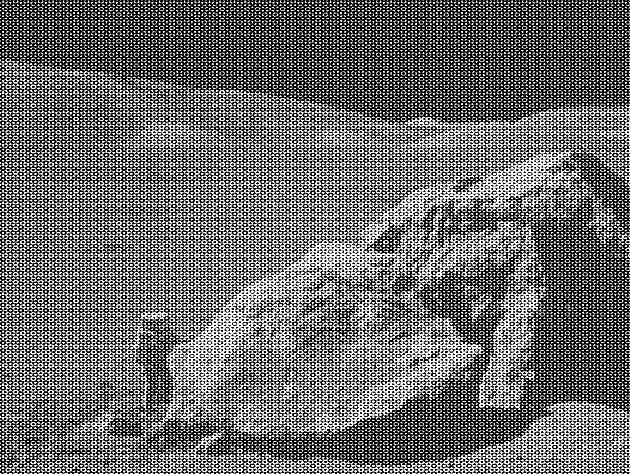
#> input picture moonlanding.png, 630 x 474 px
$ jupyter execute --allow-errors 09ex_Algorithms.ipynb   (shell and % lines are left out)
#> lines starting #> are read from the running program, lines starting #| are printed output that depends on the picture
1\. **Maximum wind speed prediction at the Sprogø station**

The exercise goal is to predict the maximum wind speed occurring every 50 years even if no measure exists for such a period. The available data are only measured over 21 years at the Sprogø meteorological station located in Denmark.

The annual maxima are supposed to fit a normal probability density function. However such function is not going to be estimated because it gives a probability from a wind speed maxima. Finding the maximum wind speed occurring every 50 years requires the opposite approach, the result needs to be found from a defined probability. That is the quantile function role and the exercise goal will be to find it. In the current model, it is supposed that the maximum wind speed occurring every 50 years is defined as the upper 2% quantile.

By definition, the quantile function is the inverse of the cumulative distribution function. The latter describes the probability distribution of an annual maxima. In the exercise, the cumulative probability $p_i$ for a given year i is defined as $p_i = i/(N+1)$ with $N = 21$, the number of measured years. Thus it will be possible to calculate the cumulative probability of every measured wind speed maxima. From those experimental points, the scipy.interpolate module will be very useful for fitting the quantile function. Finally the 50 years maxima is going to be evaluated from the cumulative probability of the 2% quantile.

Practically, load the dataset:

```python
import numpy as np
max_speeds = np.load('max-speeds.npy')
years_nb = max_speeds.shape[0]
```

Compute then the cumulative probability $p_i$ (`cprob`) and sort the maximum speeds from the data. Use then the  UnivariateSpline from scipy.interpolate to define a quantile function and thus estimate the probabilities.

In the current model, the maximum wind speed occurring every 50 years is defined as the upper 2% quantile. As a result, the cumulative probability value will be:

```python
fifty_prob = 1. - 0.02
```

So the storm wind speed occurring every 50 years can be guessed as:

``` python
fifty_wind = quantile_func(fifty_prob)
```

[cell 1]
import numpy as np
import matplotlib.pyplot as plt
from scipy.interpolate import UnivariateSpline

#> (a cell that did not finish here is left out)

[cell 3]
# some plotting to go along
fig = plt.figure(figsize=(8,6))
ax = plt.subplot2grid((1,1), loc=(0,0), fig=fig)
#> (the rest of this cell did not finish here and is left out)

2\. **Curve fitting of temperature in Alaska**

The temperature extremes in Alaska for each month, starting in January, are given by (in degrees Celcius):

max:  17,  19,  21,  28,  33,  38, 37,  37,  31,  23,  19,  18

min: -62, -59, -56, -46, -32, -18, -9, -13, -25, -46, -52, -58

* Plot these temperature extremes.
* Define a function that can describe min and max temperatures.
* Fit this function to the data with scipy.optimize.curve_fit().
* Plot the result. Is the fit reasonable? If not, why?
* Is the time offset for min and max temperatures the same within the fit accuracy?

[cell 4]
tmax = np.array([17, 19, 21, 28, 33, 38, 37, 37, 31, 23, 19, 18], dtype='float32')
tmin = np.array([-62, -59, -56, -46, -32, -18, -9, -13, -25, -46, -52, -58], dtype='float32')

[cell 5]
fig = plt.figure(figsize=(8,4))
ax = plt.subplot2grid((1,2), loc=(0,0), fig=fig)
ax.scatter(np.arange(tmax.shape[0]), tmax)
ax1 = plt.subplot2grid((1,2), loc=(0,1), fig=fig)
ax1.scatter(np.arange(tmin.shape[0]), tmin)
fig.tight_layout()

# defining a function
def f_fit(x, A, mu, sigma):
    return 1.0*A/(sigma*np.sqrt(2*np.pi))*np.exp(-0.5*((x-mu)*(x-mu))/(sigma*sigma))
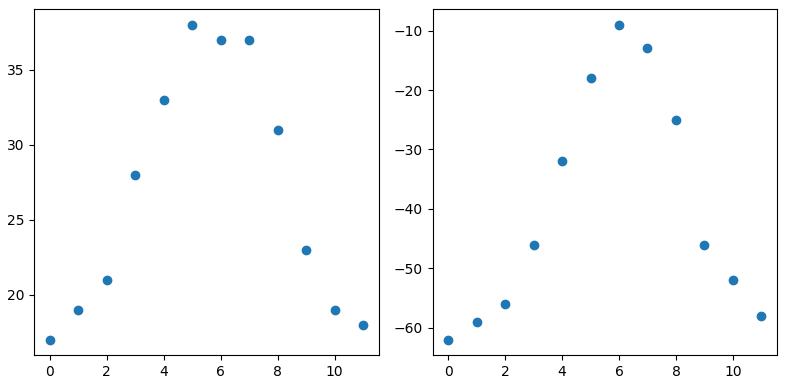
#> figure drawn by matplotlib, 2 panels

[cell 6]
from scipy import optimize
from scipy.stats import norm

# fitting the curves
fit_x = np.linspace(0,12,1000)
fit_params_max, fit_cov_max = optimize.curve_fit(f_fit, np.arange(tmin.shape[0]), tmax-np.min(tmax), p0=[35, 1, 1])
print("Max Fit\n\n",fit_params_max,'\n\n',fit_cov_max,'\n\n')
fit_params_min, fit_cov_min = optimize.curve_fit(f_fit, np.arange(tmin.shape[0]), tmin+np.abs(np.min(tmin)), p0=[35, 1, 1])
print("Min Fit\n\n",fit_params_min,'\n\n',fit_cov_min)

# plotting the data
fig = plt.figure(figsize=(8,4))
# max
ax = plt.subplot2grid((1,2), loc=(0,0), fig=fig)
ax.scatter(np.arange(tmax.shape[0]), tmax-np.min(tmax))
ax.plot(fit_x, f_fit(fit_x, *(fit_params_max)))
ax.set_xlabel("Month")
ax.set_ylabel(f"Max Temperature - {np.min(tmax)}$^\circ C$")
# min
ax1 = plt.subplot2grid((1,2), loc=(0,1), fig=fig)
ax1.scatter(np.arange(tmin.shape[0]), tmin+np.abs(np.min(tmin)))
ax1.plot(fit_x, f_fit(fit_x, *(fit_params_min)))
ax1.set_ylabel(f"Min Temperature + {np.abs(np.min(tmin))}$^\circ C$")
ax1.set_xlabel("Month")
# drawing
fig.tight_layout()
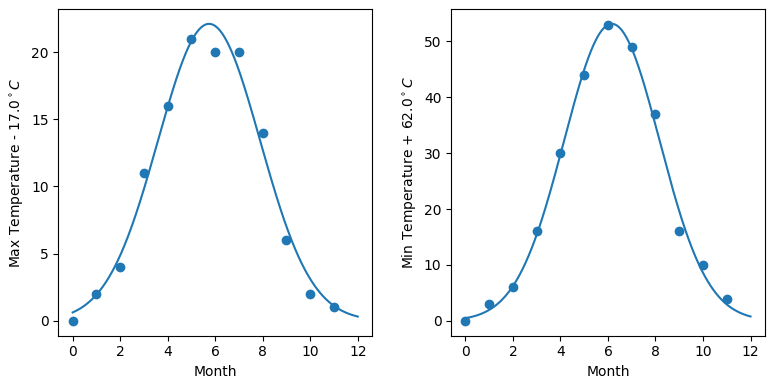
#> figure drawn by matplotlib, 2 panels; panel 1: curve peaks at x = 5.74, y = 22.1; panel 2: curve peaks at x = 6.16, y = 53.15

[cell 7]
# now considering the fit quality
mean_max = fit_params_max[1]
sigma_mean_max = np.sqrt(fit_cov_max.diagonal()[1])
mean_min = fit_params_min[1]
sigma_mean_min = np.sqrt(fit_cov_min.diagonal()[1])
# checking compatibility of the max to see if it is centered
minmax_diff = np.abs(mean_min - mean_max)
sigma_diff = np.sqrt(fit_cov_max.diagonal()[1] + fit_cov_min.diagonal()[1])
compat = minmax_diff / sigma_diff
print("Compatibility is:",compat)
# drawing
plt.plot(fit_x, f_fit(fit_x, 1, fit_params_min[1], fit_params_min[2]))
plt.plot(fit_x, f_fit(fit_x, 1, fit_params_max[1], fit_params_max[2]))
plt.axvspan(mean_min-sigma_mean_min, mean_min+sigma_mean_min, alpha=0.4, color='red')
plt.axvspan(mean_max-sigma_mean_max, mean_max+sigma_mean_max, alpha=0.4, color='green')
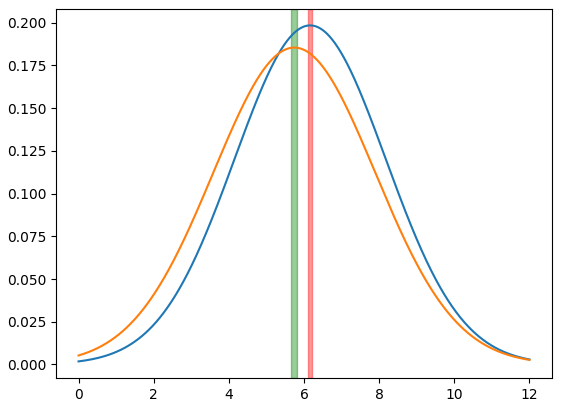
#> figure drawn by matplotlib, 1 panel; curve peaks at x = 6.16, y = 0.198; curve peaks at x = 5.74, y = 0.185

The time offset are not compatible between the two fits.

3\. **2D minimization of a six-hump camelback function**

$$
f(x,y) = \left(4-2.1x^2+\frac{x^4}{3} \right) x^2 +xy + (4y^2 -4)y^2
$$

has multiple global and local minima. Find the global minima of this function.

Hints:

* Variables can be restricted to $-2 < x < 2$ and $-1 < y < 1$.
* Use numpy.meshgrid() and pylab.imshow() to find visually the regions.
* Use scipy.optimize.minimize(), optionally trying out several of its methods.

How many global minima are there, and what is the function value at those points? What happens for an initial guess of $(x, y) = (0, 0)$ ?

[cell 8]
def f(f_args):
    x, y = f_args
    return (4.0-2.1*x*x+(x*x*x*x/3))*x*x + x*y + ((4*y*y-4)*y*y)

[cell 9]
# evaluating the function on a meshgrid
x = np.linspace(-2,2,100)
y = np.linspace(-1,1,100)
X, Y = np.meshgrid(x,y)
F = f((X,Y))

fig = plt.figure(figsize=(12,6))
ax = plt.subplot2grid((1,2), loc=(0,0), projection='3d', fig=fig)
surf = ax.plot_surface(X, Y, F, cmap=plt.cm.coolwarm, linewidth=0, antialiased=False)
ax1 = plt.subplot2grid((1,2), loc=(0,1), fig=fig)
CS = ax1.contour(X,Y,F)
ax1.clabel(CS, inline=True, fontsize=10)
fig.tight_layout()
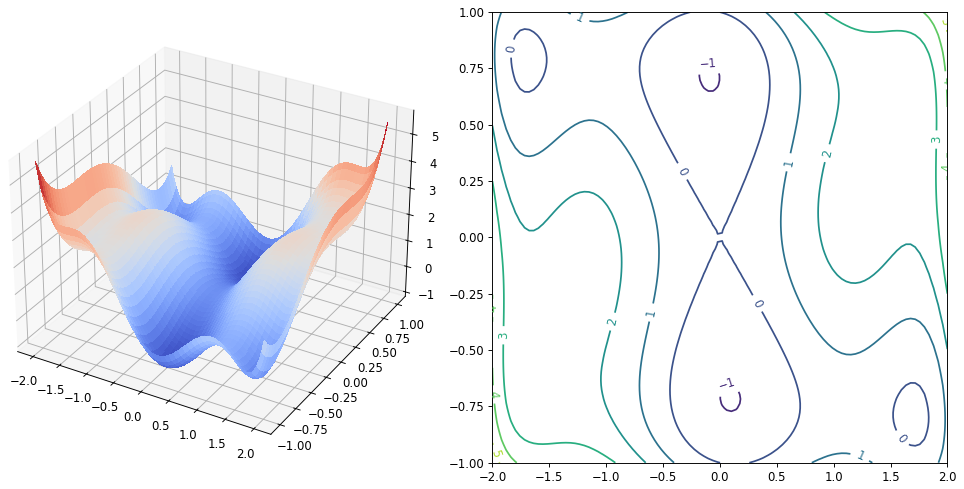
#> figure drawn by matplotlib, 2 panels

[cell 10]
# finding minimas
lower_x = np.random.uniform(-2, 2, 10)
upper_x = lower_x + 1
lower_y = np.random.uniform(-1, 1, 10)
upper_y = lower_y + 1
# computing the solutions
solutions = [optimize.minimize(f, x0=(-2,-1), bounds=([low_x, up_x],[low_y, up_y])) for (low_x, up_x) in zip(lower_x, upper_x) for (low_y, up_y) in zip(lower_y, upper_y)]

[cell 11]
idxs = np.argsort([sol.fun for sol in solutions])
glob_minima_0, glob_minima_1 = solutions[idxs[0]].x, solutions[idxs[1]].x

[cell 12]
plt.contour(X,Y,F)
plt.scatter(*(glob_minima_0), marker='o', label="$({%1.2f, %1.2f})$"%(glob_minima_0[0], glob_minima_0[1]))
plt.scatter(*(glob_minima_1), marker='o', label="$({%1.2f, %1.2f})$"%(glob_minima_1[0], glob_minima_1[1]))
plt.legend()
print("There are 2 global minima:")
print("(x,y) = ",glob_minima_0[0],",", glob_minima_0[1], "| f(x,y) = ", solutions[idxs[0]].fun)
print("(x,y) = ",glob_minima_1[0],",", glob_minima_1[1], "| f(x,y) = ", solutions[idxs[1]].fun)
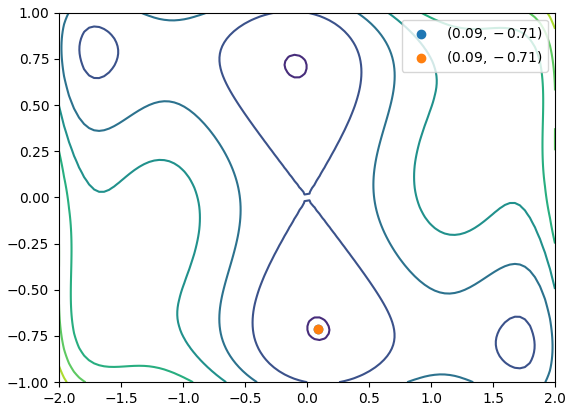
#> figure drawn by matplotlib, 1 panel

4\. **FFT of a simple dataset**

Performe a periodicity analysis on the lynxs-hares population

5\. **FFT of an image**

* Examine the provided image `moonlanding.png`, which is heavily contaminated with periodic noise. In this exercise, we aim to clean up the noise using the Fast Fourier Transform.
* Load the image using pylab.imread().
* Find and use the 2-D FFT function in scipy.fftpack, and plot the spectrum (Fourier transform of) the image. Do you have any trouble visualising the spectrum? If so, why?
* The spectrum consists of high and low frequency components. The noise is contained in the high-frequency part of the spectrum, so set some of those components to zero (use array slicing).
* Apply the inverse Fourier transform to see the resulting image.

[cell 13]
from scipy.fftpack import fftfreq, fft2, ifft2
from matplotlib.colors import LogNorm
from IPython.display import Image
Image(filename='./moonlanding.png')

[cell 14]
image = plt.imread("./moonlanding.png")
#> image is the input picture: shape (474, 630) float32; min 0, max 1, mean 0.424
# getting image dimensions
img_size = image.shape
#> img_size = (474, 630)
# computing the transform
sig_fft = fft2(image)
power = np.abs(sig_fft).flatten()
sample_freq = fftfreq(image.size, d=0.02)
# showing
fig = plt.figure(figsize=(12,6))
ax_0 = plt.subplot2grid((1,2), loc=(0,0), fig=fig)
ax_0.plot(sample_freq, power)
ax_0.set_xlabel('Frequency [Hz]')
ax_0.set_ylabel('Power')
ax_1 = plt.subplot2grid((1,2), loc=(0,1), fig=fig)
ax_1.imshow(power.reshape(img_size), norm=LogNorm(vmin=5))
fig.tight_layout()
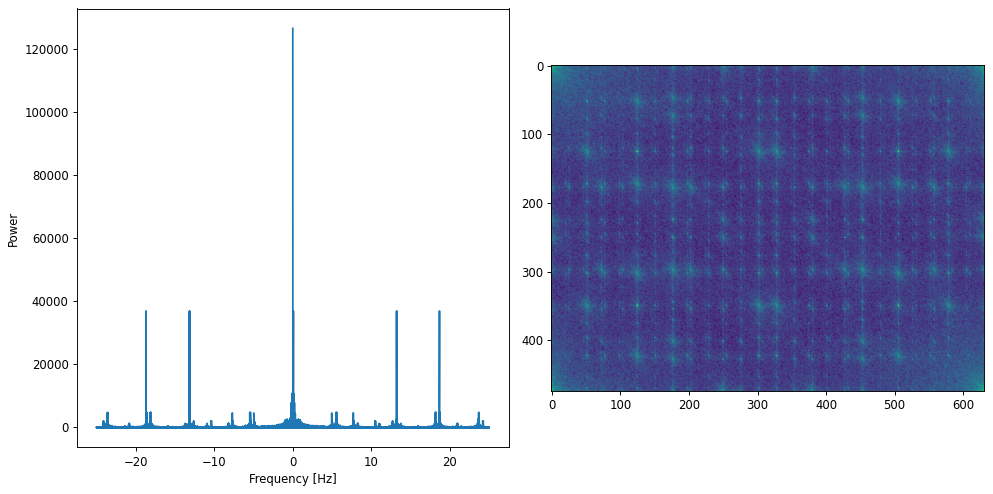
#> figure drawn by matplotlib, 2 panels

[cell 15]
# i can silence the highest frequency signals
high_freq_fft = sig_fft.copy()

# filtering out
keep_fraction = 0.1

# Set to zero all rows with indices between r*keep_fraction and r*(1-keep_fraction):
high_freq_fft[int(img_size[0]*keep_fraction):int(img_size[0]*(1-keep_fraction)), :] = 0.000000000

# Similarly with the columns:
high_freq_fft[:, int(img_size[1]*keep_fraction):int(img_size[1]*(1-keep_fraction))] = 0.000000000

# Inversiom
filtered_sig = ifft2(high_freq_fft)

# showing the filtered image
fig = plt.figure(figsize=(12,8))
ax0 = plt.subplot2grid((2,2), loc=(0,0), fig=fig)
ax0.imshow(image, cmap='grey')
ax1 = plt.subplot2grid((2,2), loc=(0,1), fig=fig)
ax1.imshow(np.abs(filtered_sig), cmap='grey')
ax2 = plt.subplot2grid((2,2), loc=(1,0), fig=fig)
ax2.imshow(power.reshape(img_size), norm="log", vmin=5)
ax3 = plt.subplot2grid((2,2), loc=(1,1), fig=fig)
ax3.imshow(np.abs(high_freq_fft), norm="log", vmin=5)
fig.tight_layout()
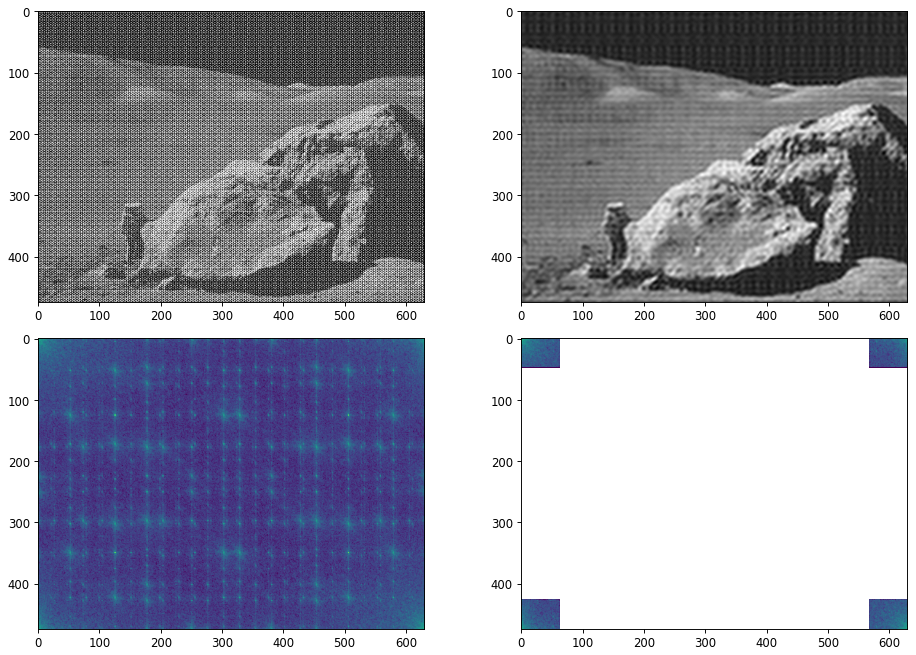
#> figure drawn by matplotlib, 4 panels
